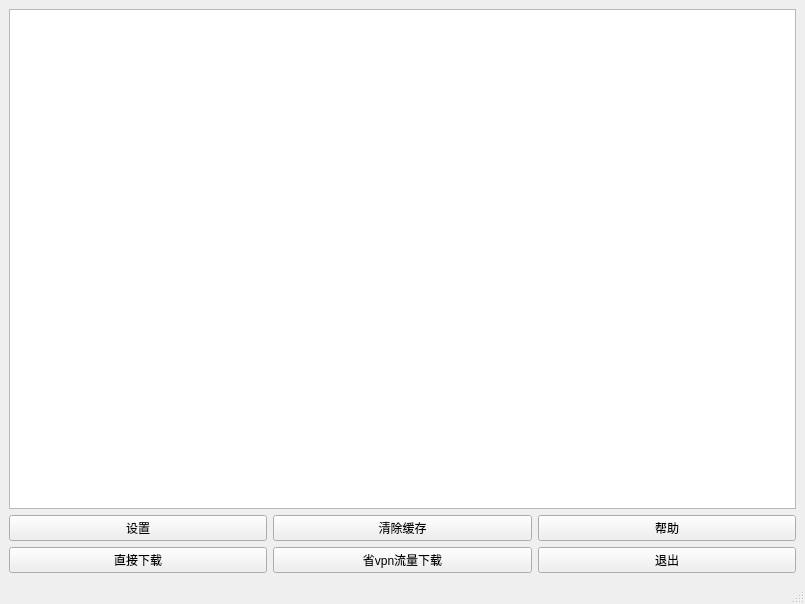
<?xml version="1.0" encoding="UTF-8"?>
<ui version="4.0">
 <class>MainWindow</class>
 <widget class="QMainWindow" name="MainWindow">
  <property name="geometry">
   <rect>
    <x>0</x>
    <y>0</y>
    <width>805</width>
    <height>604</height>
   </rect>
  </property>
  <property name="windowTitle">
   <string>91下载器</string>
  </property>
  <widget class="QWidget" name="centralwidget">
   <layout class="QGridLayout" name="gridLayout">
    <item row="3" column="1">
     <widget class="QPushButton" name="pushButton_3">
      <property name="text">
       <string>省vpn流量下载</string>
      </property>
     </widget>
    </item>
    <item row="3" column="2">
     <widget class="QPushButton" name="pushButton_6">
      <property name="text">
       <string>退出</string>
      </property>
     </widget>
    </item>
    <item row="2" column="0">
     <widget class="QPushButton" name="pushButton_2">
      <property name="text">
       <string>设置</string>
      </property>
     </widget>
    </item>
    <item row="0" column="0" colspan="3">
     <widget class="QTextEdit" name="textEdit"/>
    </item>
    <item row="2" column="1">
     <widget class="QPushButton" name="pushButton_4">
      <property name="text">
       <string>清除缓存</string>
      </property>
     </widget>
    </item>
    <item row="2" column="2">
     <widget class="QPushButton" name="pushButton_5">
      <property name="text">
       <string>帮助</string>
      </property>
     </widget>
    </item>
    <item row="3" column="0">
     <widget class="QPushButton" name="pushButton">
      <property name="text">
       <string>直接下载</string>
      </property>
     </widget>
    </item>
   </layout>
  </widget>
  <widget class="QMenuBar" name="menubar">
   <property name="geometry">
    <rect>
     <x>0</x>
     <y>0</y>
     <width>805</width>
     <height>23</height>
    </rect>
   </property>
  </widget>
  <widget class="QStatusBar" name="statusbar"/>
 </widget>
 <resources/>
 <connections/>
</ui>
